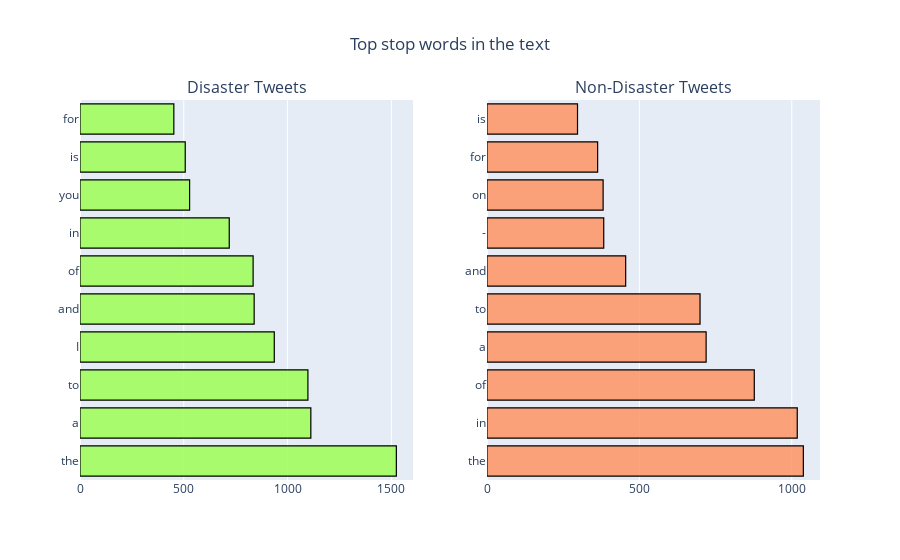

The notebook cell saved with this chart:
### Markdown cell above
#### What are stop words?
Stop words are a set of commonly used words in a language. Examples of stop words in English are “a,” “the,” “is,” “are,” etc. Stop words are commonly used in Text Mining and Natural Language Processing (NLP) to eliminate words that are so widely used that they carry very little useful information.

### Code cell
# displays the top 10 stop words in tweets where the occurs the most in both groups
values_list = []

def analyze_stopwords(data,func,targetlist):
  
  for label in range(0,len(targetlist)):
    corpus = func(targetlist[label])
    dic = defaultdict(int)
    
    for word in corpus:
        dic[word] += 1
    
    top = sorted(dic.items(),key = lambda x: x[1],reverse=True)[:10]
    x_items,y_values = zip(*top)
    values_list.append(x_items)
    values_list.append(y_values)

#analyzing stopwords for 0 and 1 target labels
analyze_stopwords(df_cleaned,create_corpus,[0,1])

fig = make_subplots(rows=1, cols=2,subplot_titles=("Disaster Tweets", "Non-Disaster Tweets"))

fig.add_trace(
      go.Bar(x=values_list[1],y=values_list[0],orientation='h',marker=dict(color= 'rgba(152, 255, 74,0.8)'),
             marker_line=dict(color='black'),marker_line_width=1.2),
      row=1, col=1
).add_trace(
      go.Bar(x=values_list[3],y=values_list[2],orientation='h',marker=dict(color= 'rgba(255, 143, 92,0.8)'),
             marker_line=dict(color='black'),marker_line_width=1.2),
      row=1, col=2
).update_layout(title_text="Top stop words in the text",title_x=0.5,showlegend=False).show()

### Figure 1 — Plotly figure (JSON) as saved in the notebook; plotly's stock layout.template omitted (floating-point values rounded to 4 significant figures)
{"data": [{"marker": {"color": "rgba(152, 255, 74,0.8)", "line": {"color": "black", "width": 1.2}}, "orientation": "h", "type": "bar", "x": [1524, 1112, 1098, 936, 839, 834, 719, 528, 507, 452], "xaxis": "x", "y": ["the", "a", "to", "I", "and", "of", "in", "you", "is", "for"], "yaxis": "y"}, {"marker": {"color": "rgba(255, 143, 92,0.8)", "line": {"color": "black", "width": 1.2}}, "orientation": "h", "type": "bar", "x": [1038, 1018, 877, 719, 699, 455, 383, 381, 363, 297], "xaxis": "x2", "y": ["the", "in", "of", "a", "to", "and", "-", "on", "for", "is"], "yaxis": "y2"}], "layout": {"annotations": [{"font": {"size": 16}, "showarrow": false, "text": "Disaster Tweets", "x": 0.225, "xanchor": "center", "xref": "paper", "y": 1, "yanchor": "bottom", "yref": "paper"}, {"font": {"size": 16}, "showarrow": false, "text": "Non-Disaster Tweets", "x": 0.775, "xanchor": "center", "xref": "paper", "y": 1, "yanchor": "bottom", "yref": "paper"}], "showlegend": false, "title": {"text": "Top stop words in the text", "x": 0.5}, "xaxis": {"anchor": "y", "domain": [0, 0.45]}, "xaxis2": {"anchor": "y2", "domain": [0.55, 1]}, "yaxis": {"anchor": "x", "domain": [0, 1]}, "yaxis2": {"anchor": "x2", "domain": [0, 1]}}}
